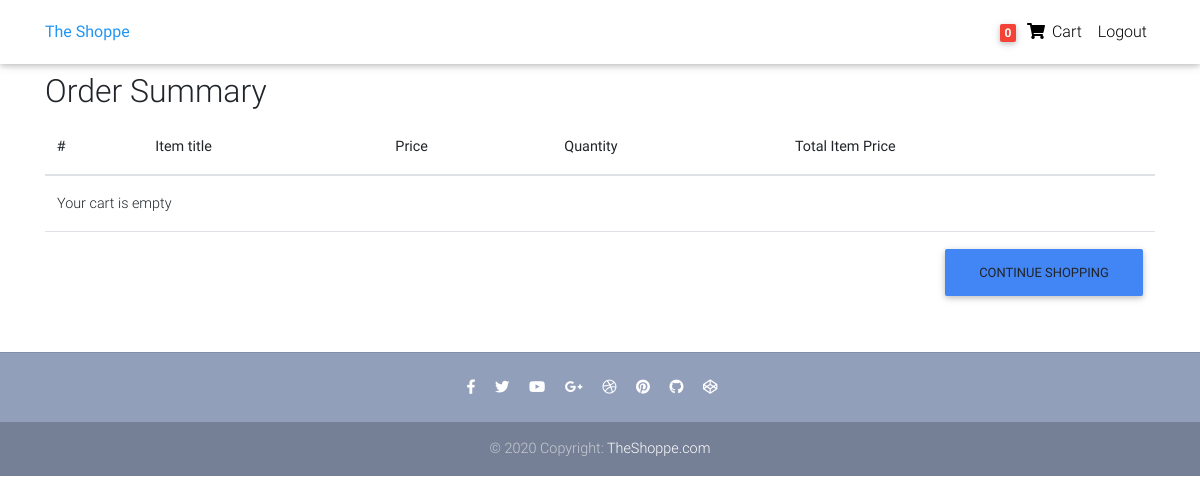
Page /order-summary/ (signed in) on the earlier database version.
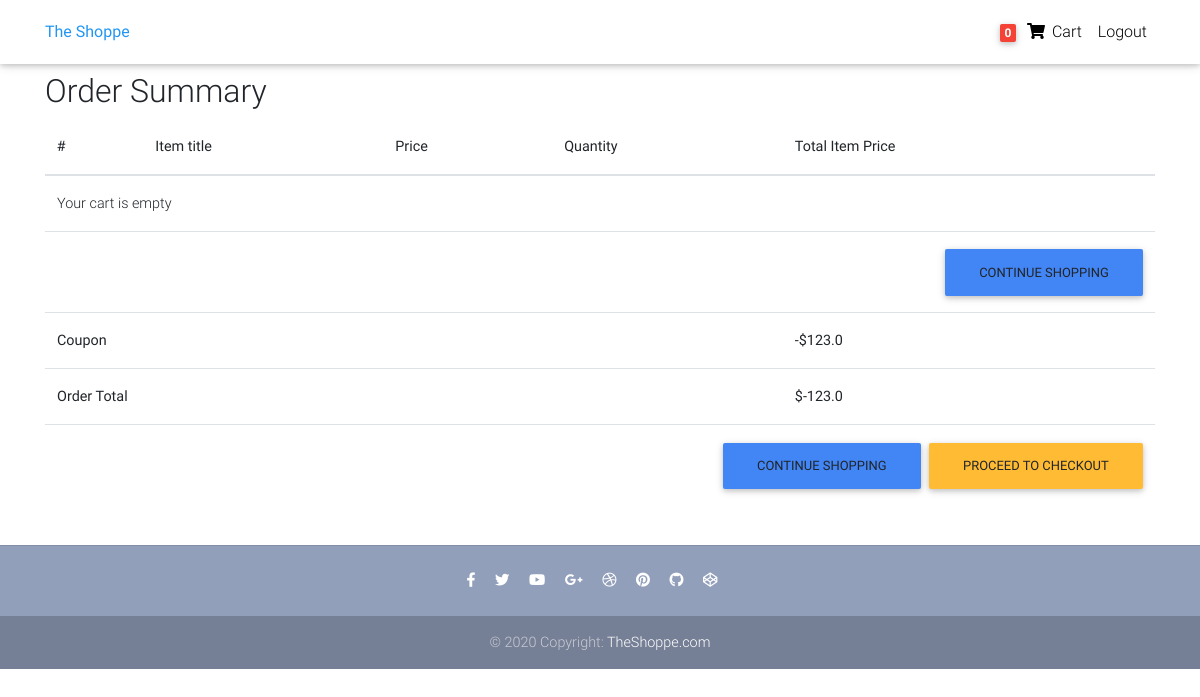
Same page on the later database version.
### core/models.py (models this page shows, shortened)
class Order(models.Model):
    user = models.ForeignKey(settings.AUTH_USER_MODEL,
                             on_delete=models.CASCADE)
    ref_code = models.CharField(max_length=20, blank=True, null=True)
    items = models.ManyToManyField(OrderItem)
    start_date = models.DateTimeField(auto_now_add=True)
    ordered_date = models.DateTimeField()
    ordered = models.BooleanField(default=False)
    shipping_address = models.ForeignKey(
        'Address', related_name='shipping_address', on_delete=models.SET_NULL, blank=True, null=True)
    billing_address = models.ForeignKey(
        'Address', related_name='billing_address', on_delete=models.SET_NULL, blank=True, null=True)
    payment = models.ForeignKey(
        'Payment', on_delete=models.SET_NULL, blank=True, null=True)
    coupon = models.ForeignKey(
        'Coupon', on_delete=models.SET_NULL, blank=True, null=True)
    being_delivered = models.BooleanField(default=False)
    received = models.BooleanField(default=False)
    refund_requested = models.BooleanField(default=False)
    refund_granted = models.BooleanField(default=False)
    '''
    1. Item added to cart
    2. Adding a billing address
    (Failed checkout)
    3. Payment
    (Preprocessing, processing, packaging etc.)
    4. Being delivered
    5. Received
    6. Refunds
    '''
    def get_total(self):
        total = 0
        for order_item in self.items.all():
            total += order_item.get_final_price()
        if self.coupon:
            total -= self.coupon.amount
        return total

class Coupon(models.Model):
    code = models.CharField(max_length=15)
    amount = models.FloatField()

### core/views.py (the view)
# urls.py: path('order-summary/', OrderSummaryView.as_view(), name='order-summary'),
class OrderSummaryView(LoginRequiredMixin, View):
    def get(self, *args, **kwargs):
        try:
            order = Order.objects.get(user=self.request.user, ordered=False)
            context = {
                'object': order
            }
            return render(self.request, 'order_summary.html', context)
        except ObjectDoesNotExist:
            messages.warning(self.request, "You do not have an active order")
            return redirect("/")

### core/templatetags/cart_template_tags.py (called while the page is built)
@register.filter
def cart_item_count(user):
    if user.is_authenticated:
        qs = Order.objects.filter(user=user, ordered=False)
        if qs.exists():
            return qs[0].items.count()
    return 0

### templates/order_summary.html
{% extends "base.html" %}
{% block content %}
  <main>
    <div class="container">
    <div class="table-responsive text-nowrap">
    <h2>Order Summary</h2>
    <table class="table">
        <thead>
        <tr>
            <th scope="col">#</th>
            <th scope="col">Item title</th>
            <th scope="col">Price</th>
            <th scope="col">Quantity</th>
            <th scope="col">Total Item Price</th>
        </tr>
        </thead>
        <tbody>
        {% for order_item in object.items.all %}
        <tr>
            <th scope="row">{{ forloop.counter }}</th>
            <td>{{ order_item.item.title }}</td>
            <td>{{ order_item.item.price }}</td>
            <td>
                <a href="{% url 'core:remove-single-item-from-cart' order_item.item.slug %}"><i class="fas fa-minus mr-2"></i></a>
                {{ order_item.quantity }}
                <a href="{% url 'core:add-to-cart' order_item.item.slug %}"><i class="fas fa-plus ml-2"></i></a>
            </td>
            <td>
            {% if order_item.item.discount_price %}
                ${{ order_item.get_total_discount_item_price }}
                <span class="badge badge-primary">Saving ${{ order_item.get_amount_saved }}</span>
            {% else %}
                ${{ order_item.get_total_item_price }}
            {% endif %}
            <a style='color: red;' href="{% url 'core:remove-from-cart' order_item.item.slug %}">
                <i class="fas fa-trash float-right"></i>
            </a>
            </td>
        </tr>
        {% empty %}
        <tr>
            <td colspan='5'>Your cart is empty</td>
        </tr>
        <tr>
            <td colspan="5">
            <a class='btn btn-primary float-right' href='/'>Continue shopping</a>
            </td>
        </tr>
        {% endfor %}
        {% if object.coupon %}
        <tr>
            <td colspan="4"><b>Coupon</b></td>
            <td><b>-${{ object.coupon.amount }}</b></td>
        </tr>
        {% endif %}
        {% if object.get_total %}
        <tr>
            <td colspan="4"><b>Order Total</b></td>
            <td><b>${{ object.get_total }}</b></td>
        </tr>
        <tr>
            <td colspan="5">
            <a class='btn btn-warning float-right ml-2' href='/checkout/'>Proceed to checkout</a>
            <a class='btn btn-primary float-right' href='/'>Continue shopping</a>
            </td>
        </tr>
        {% endif %}
        </tbody>
    </table>
    </div>
    </div>
  </main>
{% endblock content %}

### templates/base.html (shortened to what this page needs)
{% load static %}
<!DOCTYPE html>
<html lang="en">
<head>
  <link rel="stylesheet" href="https://use.fontawesome.com/releases/v5.8.1/css/all.css">
  <link href="{% static 'css/bootstrap.min.css' %}" rel="stylesheet">
  <link href="{% static 'css/mdb.min.css' %}" rel="stylesheet">
  <link href="{% static 'css/style.min.css' %}" rel="stylesheet">
</head>
{% include "navbar.html" %}
<body>
    <div class="mt-5 pt-4">
    </div>
    {% block content %}
    {% endblock content %}
    {% include "footer.html" %}
</body>
</html>

### templates/navbar.html (shortened to what this page needs)
{% load cart_template_tags %}
{% load static %}
<nav class="navbar fixed-top navbar-expand-lg navbar-light white scrolling-navbar">
    <div class="container">
          <a href="/">
              <strong class="blue-text">The Shoppe</strong>
            </a>
      <div class="collapse navbar-collapse" id="navbarSupportedContent">
        <ul class="navbar-nav nav-flex-icons">
          {% if request.user.is_authenticated %}
          <li class="nav-item">
            <a href="{% url 'core:order-summary' %}" class="nav-link waves-effect">
              <span class="badge red z-depth-1 mr-1"> {{ request.user|cart_item_count }} </span>
              <i class="fas fa-shopping-cart"></i>
              <span class="clearfix d-none d-sm-inline-block"> Cart </span>
            </a>
          </li>
          <li class="nav-item">
            <a class="nav-link waves-effect" href="{% url 'account_logout' %}">
              <span class="clearfix d-none d-sm-inline-block"> Logout </span>
            </a>
          </li>
          {% endif %}
        </ul>
      </div>
    </div>
  </nav>

### templates/footer.html
<footer class="page-footer text-center font-small mt-4 wow fadeIn">
    <hr class="my-4">
    <div class="pb-4">
      <a href="https://www.facebook.com/mdbootstrap" target="_blank">
        <i class="fab fa-facebook-f mr-3"></i>
      </a>
      <a href="https://twitter.com/MDBootstrap" target="_blank">
        <i class="fab fa-twitter mr-3"></i>
      </a>
      <a href="https://www.youtube.com/watch?v=7MUISDJ5ZZ4" target="_blank">
        <i class="fab fa-youtube mr-3"></i>
      </a>
      <a href="https://plus.google.com/u/0/b/107863090883699620484" target="_blank">
        <i class="fab fa-google-plus-g mr-3"></i>
      </a>
      <a href="https://dribbble.com/mdbootstrap" target="_blank">
        <i class="fab fa-dribbble mr-3"></i>
      </a>
      <a href="https://pinterest.com/mdbootstrap" target="_blank">
        <i class="fab fa-pinterest mr-3"></i>
      </a>
      <a href="https://github.com/mdbootstrap/bootstrap-material-design" target="_blank">
        <i class="fab fa-github mr-3"></i>
      </a>
      <a href="http://codepen.io/mdbootstrap/" target="_blank">
        <i class="fab fa-codepen mr-3"></i>
      </a>
    </div>
    <div class="footer-copyright py-3">
      © 2020 Copyright:
      <a href="https://mdbootstrap.com/education/bootstrap/" target="_blank"> TheShoppe.com </a>
    </div>
  </footer>

### templates/scripts.html (shortened to what this page needs)
{% load static %}

### templates/base.html (style rules this page uses)
html, body, header, .carousel { height: 60vh; }

Differences in the rows shown:
now on this page (row edited): Order: coupon.amount "123.0", get_total "-123.0"
changed Order: coupon_id empty → 1 (drawn)
Other differences:
text now shown: "Coupon -$ Order Total $ PROCEED TO CHECKOUT CONTINUE SHOPPING"
